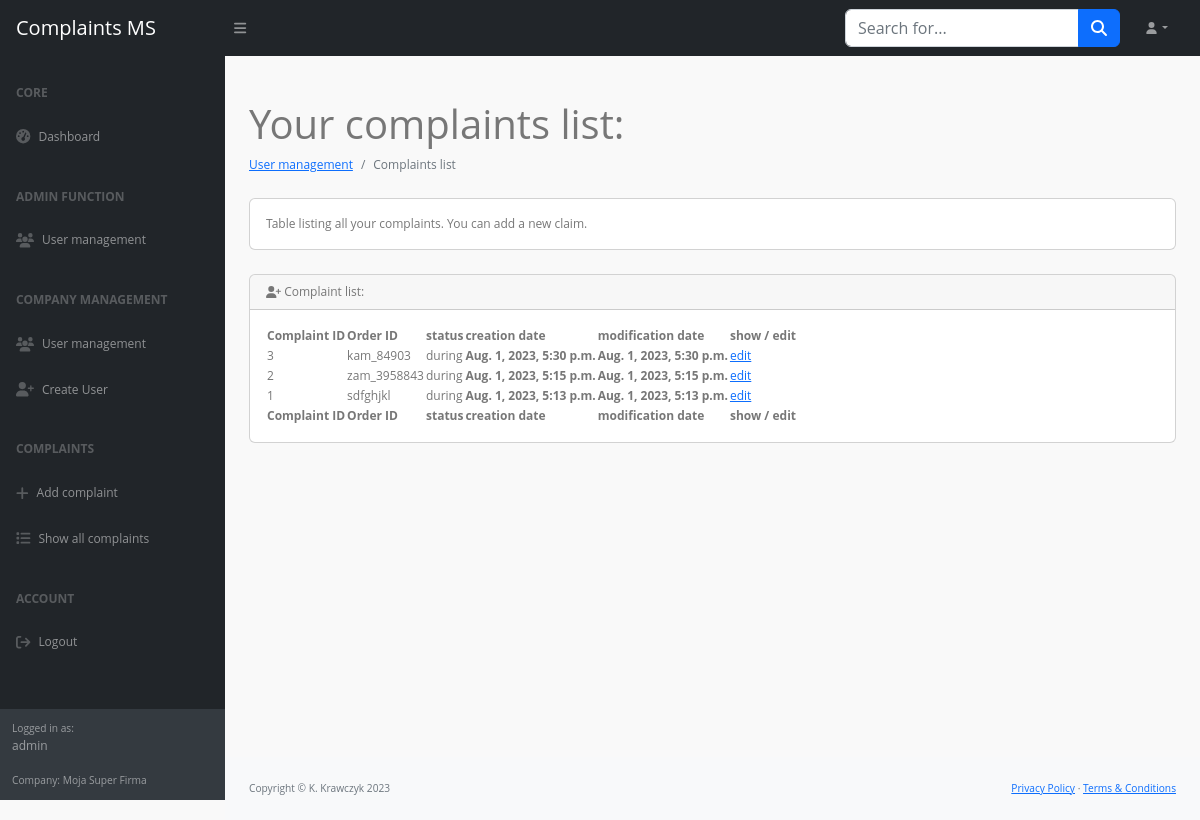
Before: /panel/complaints/ (signed in) with the older database file.
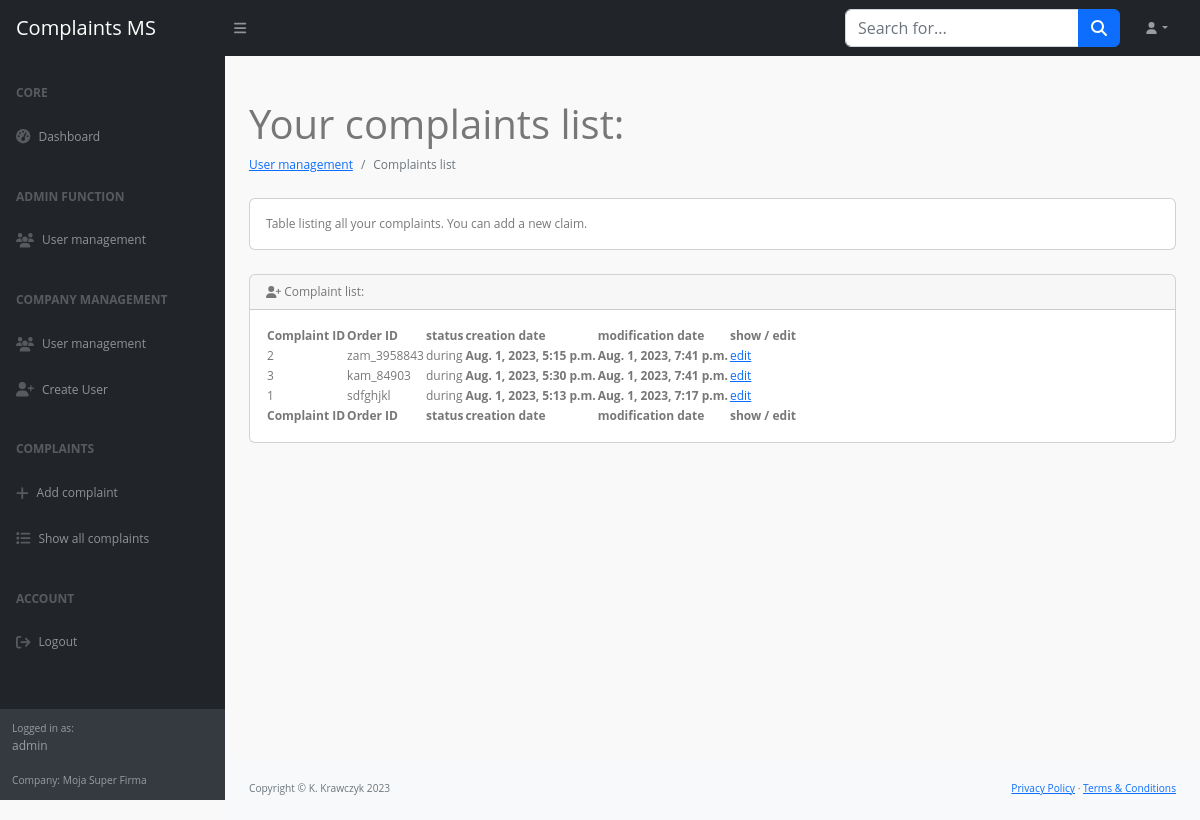
After: the same page with the newer database file.
### complaints/models.py (models this page shows)
class Order(models.Model):
    number = models.CharField(max_length=64)
    company = models.ForeignKey(Company, on_delete=models.CASCADE)
    status = models.IntegerField(choices=STATUS_LIST, default=0)
    creation_date = models.DateTimeField(default=datetime.now())
    modification_date = models.DateTimeField(default=datetime.now())
    product = models.ManyToManyField(Product)

### complaints/views.py (the view)
# urls.py: path('panel/complaints/', ComplaintListView.as_view()),
class ComplaintListView(View):
    def get(self, request):
        if not request.user.is_authenticated:
            return redirect('/login/')
        ctx = {
            'orders': Order.objects.filter(company=request.user.company_id).order_by('-modification_date'),
            'status_list': STATUS_LIST
        }
        return render(request, 'user/complaints_list.html', ctx)

### complaints/my_context_processor.py (called while the page is built)
def my_cp(request):
    user = request.user
    ctx = {}
    if user.is_authenticated:
        ctx.update({
            'current_user': user
        })
    return ctx

### complaints/templates/user/complaints_list.html (shortened to what this page needs)
{% extends 'user/../base.html' %}
{% block main %}
<main>
    <div class="container-fluid px-4">
        <h1 class="mt-4">Your complaints list:</h1>
        <ol class="breadcrumb mb-4">
            <li class="breadcrumb-item"><a href="">User management</a></li>
            <li class="breadcrumb-item active">Complaints list</li>
        </ol>
        <div class="card mb-4">
            <div class="card-body">
                Table listing all your complaints. You can add a <a>new claim</a>.
            </div>
        </div>
        <div class="card mb-4">
            <div class="card-header">
                <i class="fa-solid fa-user-plus"></i>
                Complaint list:
            </div>
            <div class="card-body">
                <table id="datatablesSimple">
                    <thead>
                        <tr>
                            <th>Complaint ID</th>
                            <th>Order ID</th>
                            <th>status</th>
                            <th>creation date</th>
                            <th>modification date</th>
                            <th>show / edit</th>
                        </tr>
                    </thead>
                    <tbody>
                        {% for order in orders %}
                        <tr>
                            <td>{{ order.id }}</td>
                            <td>{{ order.number }}</td>
                            <td>{{ order.get_status_display }}</td>
                            <th>{{ order.creation_date }}</th>
                            <th>{{ order.modification_date }}</th>
                            <td><a href="/panel/show-complaint/{{ order.id }}">edit</a></td>
                        </tr>
                        {% endfor %}
                    </tbody>
                    <tfoot>
                        <tr>
                            <th>Complaint ID</th>
                            <th>Order ID</th>
                            <th>status</th>
                            <th>creation date</th>
                            <th>modification date</th>
                            <th>show / edit</th>
                        </tr>
                    </tfoot>
                </table>
            </div>
        </div>
    </div>
</main>
{% endblock %}

Changed rows visible on the page:
changed Order "zam_3958843": modification_date "Aug. 1, 2023, 5:15 p.m." → "Aug. 1, 2023, 7:41 p.m."; moves up the list
changed Order "kam_84903": modification_date "Aug. 1, 2023, 5:30 p.m." → "Aug. 1, 2023, 7:41 p.m."
changed Order "sdfghjkl": modification_date "Aug. 1, 2023, 5:13 p.m." → "Aug. 1, 2023, 7:17 p.m."
